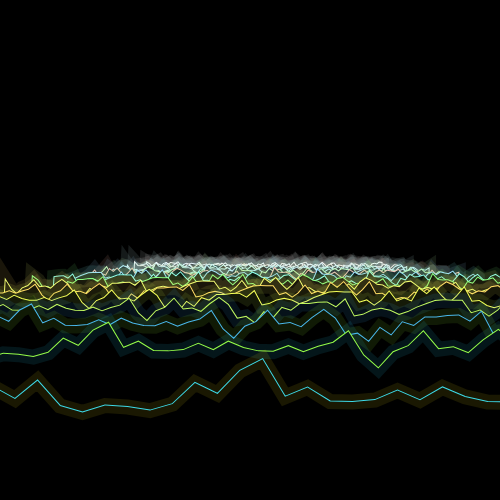
Frame 1 (no input)
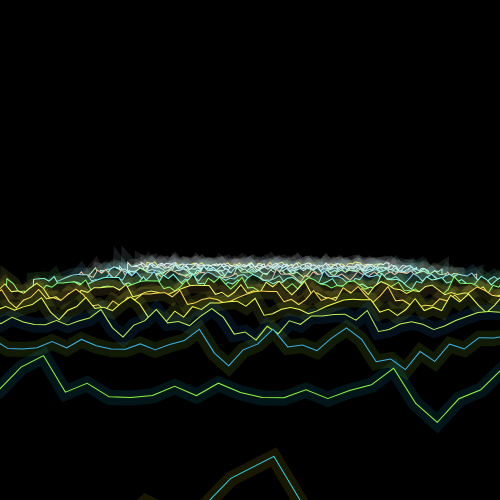
Frame 60 (no input)
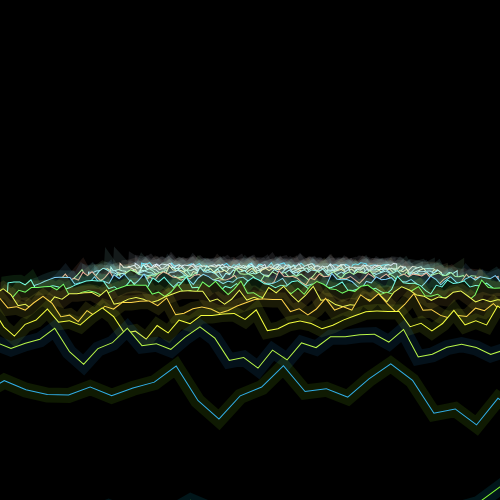
Frame 120 (the mouse pressed at the canvas centre since frame 60)

The p5.js sketch that drew these frames (run headless with seeded random() and noise() and a simulated clock; from frame 60 on, the mouse is pressed at the canvas centre):

// p5.js sketch
// ── sketch.js
const d = 5;
let lines = [];
function setup() {
  createCanvas(500, 500);

  for (let i = 0; i < 20; i++) {
    lines.push(new LandscapeLine(100, d + i * 5, d));
  }
}

function draw() {
  translate(width / 2, height / 2);
  background(0);

  // We want to draw the line closest to the viewer last.
  let sorted = lines.sort((a, b) => b.z - a.z);
  for (let line of sorted) {
    line.draw();
    line.moveZ(0.08);
  }
}

// ── landscape_line.js
class LandscapeLine {
  /**
   *
   * @param {number} segments - the number of segments this line should have
   * @param {*} z - the z (distance from viewer) of the line
   */
  constructor(segments, z, d) {
    this.d = d;
    this.z = z;
    this.points = [];

    // Choose a random color for the line. Using HSB values is nice because it allows us to easily
    // change the brightness and saturation values independently of the hue.
    this.h = round(random(255));

    // We add a bit of extra lengths to both ends of the line
    // This prevents the lines from becoming to narrow at high z values
    let padding = 2000;
    let segmentLength = (width + padding * 2) / segments;
    this.points.push(createVector(-padding, 1000));

    let previousX = -padding;
    for (let i = 0; i < segments; i++) {
      previousX += segmentLength;
      this.points.push(
        createVector(previousX, map(noise(z + i * 0.5), 0, 1, 200, 400))
      );
    }
    this.points.push(createVector(previousX, 1000));
  }

  /**
   * Private
   * Generate the 2D projection for this line give d
   * @param {number} d - distance from viewer to projection
   */
  project() {
    return this.points.map((point) =>
      createVector(point.x * (d / this.z), point.y * (d / this.z))
    );
  }

  /**
   * Draws the LandscapeLine to the canvas
   */
  draw() {
    fill(0);
    let projected = this.project();

    let strokePath = (path, weight, alpha) => {
      beginShape();
      for (let i = 0; i < path.length; i++) {
        let v = projected[i];
        vertex(v.x, v.y);
      }
      endShape();

      let strokeColor = `hsba(${this.h}, ${round(
        100 - this.z
      )}%, ${100}%, ${alpha})`;
      strokeWeight(weight);
      stroke(strokeColor);
    };

    // strokePath(projected, 15, 0.01);
    strokePath(projected, 15, 0.1);
    strokePath(projected, 2, 1);
  }

  /**
   * Adjust the z coordinate of the LandscapeLine by the amount given
   * @param {number} amount - the amount to change z coordinate of each point by
   */
  moveZ(amount) {
    if (this.z + amount < this.d) {
      print(this.d);
      this.z = 70;
    } else {
      this.z -= amount;
    }
  }
}

// ── style.css
html,
body {
  margin: 0;
  padding: 0;
  background-color: black;
  color: white;
  font-family: sans-serif;
  font-variant: small-caps;
}

canvas {
  display: block;
}
